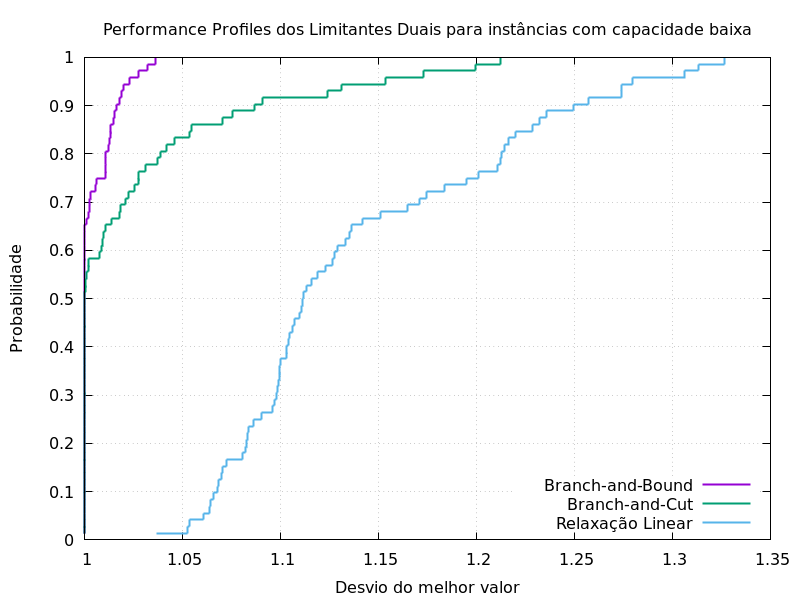

gnuplot code for this plot:
#! /usr/bin/gnuplot
set terminal pngcairo size 800,600 
set grid
set output "A-dual.png"
set title "Performance Profiles dos Limitantes Duais para instâncias com capacidade baixa"
set xlabel "Desvio do melhor valor"
set ylabel "Probabilidade"
set key right bottom
plot "A-dual.csv" using 3:1 with steps linewidth 2 title "Branch-and-Bound", "A-dual.csv" using 4:1 with steps linewidth 2 title "Branch-and-Cut", "A-dual.csv" using 2:1 with steps linewidth 2 title "Relaxação Linear"
